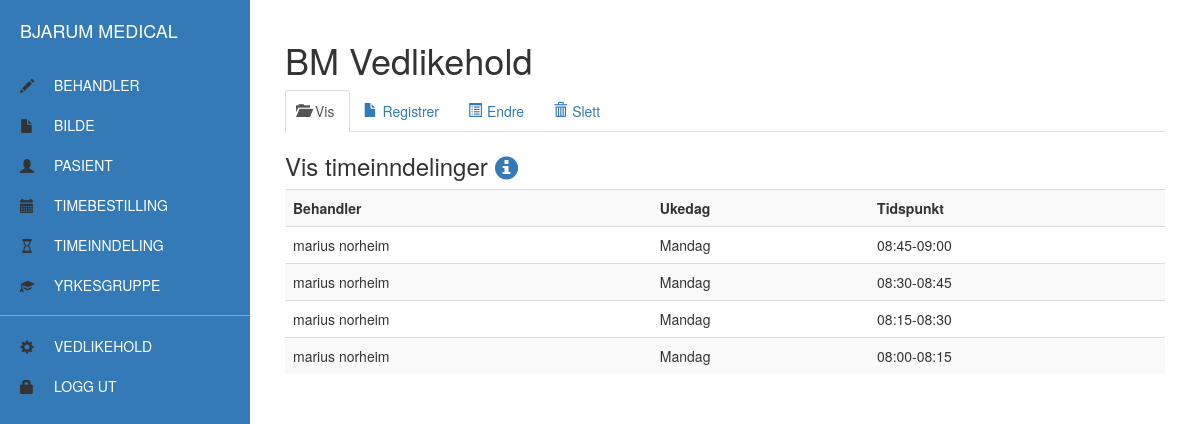
The app's page /vedlikehold/timeinndeling.php (signed in), older data.
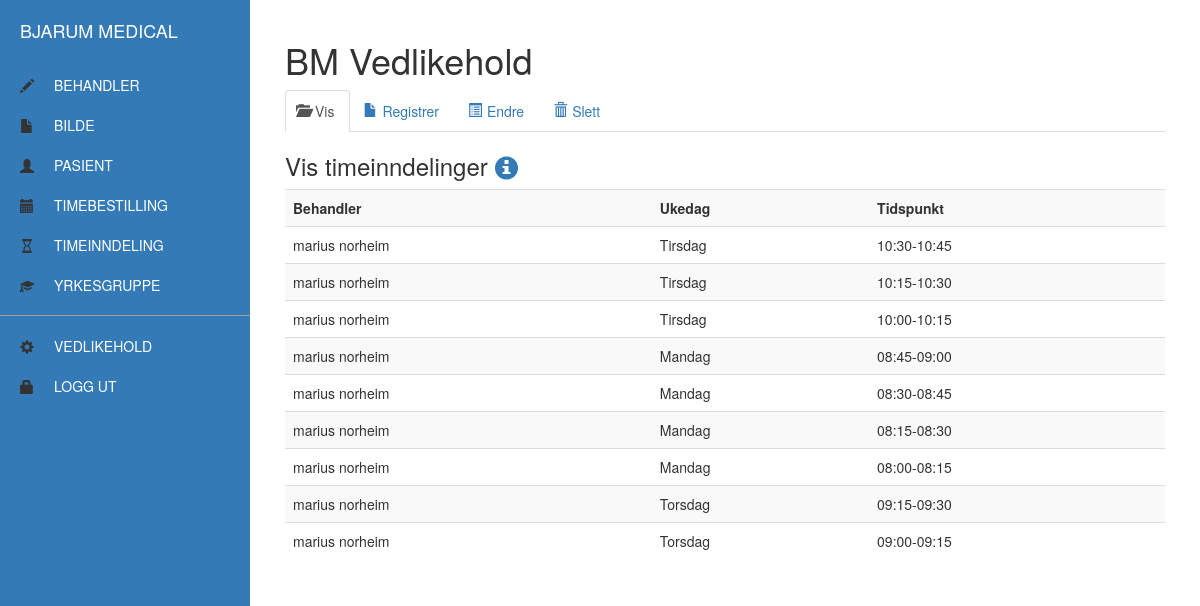
The same page, newer data.
### tables this page shows
CREATE TABLE `timeinndeling` (
  `brukernavn` varchar(20) NOT NULL,
  `ukedag` varchar(10) NOT NULL,
  `tidspunkt` varchar(12) NOT NULL
);

CREATE TABLE `behandler` (
  `brukernavn` varchar(20) NOT NULL,
  `behandlernavn` varchar(50) NOT NULL,
  `yrkesgruppe` varchar(50) DEFAULT NULL,
  `bildenr` int(11) DEFAULT NULL
);

### vedlikehold/libs/timeinndeling.php (the view, shortened to what this page needs)
<?php
function visTimeinndeling() {
  $sql = "SELECT t.ukedag, t.tidspunkt, b.behandlernavn
  FROM timeinndeling AS t
  LEFT JOIN behandler AS b ON t.brukernavn = b.brukernavn
  ORDER BY behandlernavn";
  $result = mysqli_query($conn, $sql);
  if(mysqli_num_rows($result) > 0) {
    while($row = mysqli_fetch_assoc($result)) {
      echo "<tr>\n";
      echo "<td>". htmlspecialchars($row['behandlernavn']) ."</td>\n";
      echo "<td>". htmlspecialchars($row['ukedag']) ."</td>\n";
      echo "<td>". htmlspecialchars($row['tidspunkt']) ."</td>\n";
      echo "</tr>\n";
    }
  } else {
    echo "<tr><td>Ingen timeinndelinger funnet</td></tr>\n";
  }
}
?>

### vedlikehold/timeinndeling.php (shortened to what this page needs)
<!DOCTYPE html>
<html lang="en">
<head>
  <link href="css/bootstrap.css" rel="stylesheet">
  <link href="css/style.css" rel="stylesheet">
  <link rel="stylesheet" href="//cdnjs.cloudflare.com/ajax/libs/timepicker/1.3.5/jquery.timepicker.min.css">
</head>
<body>
<div id="wrapper">
  <div id="sidebar-wrapper">
    <ul class="sidebar-nav">
      <li class="sidebar-brand"><a href="index.php">Bjarum Medical</a></li>
      <li><span class="glyphicon glyphmenuadjust glyphicon-pencil"></span><a href="behandler.php">Behandler</a></li>
      <li><span class="glyphicon glyphmenuadjust glyphicon-file"></span><a href="bilde.php">Bilde</a></li>
      <li><span class="glyphicon glyphmenuadjust glyphicon-user"></span><a href="pasient.php">Pasient</a></li>
      <li><span class="glyphicon glyphmenuadjust glyphicon-calendar"></span><a href="timebestilling.php">Timebestilling</a></li>
      <li><span class="glyphicon glyphmenuadjust glyphicon-hourglass"></span><a href="timeinndeling.php">Timeinndeling</a></li>
      <li><span class="glyphicon glyphmenuadjust glyphicon-education"></span><a href="yrkesgruppe.php">Yrkesgruppe</a></li>
      <hr>
      <li><span class="glyphicon glyphmenuadjust glyphicon-cog"></span><a href="vedlikehold.php">Vedlikehold</a></li>
      <?php
      @$innloggetBruker = $_SESSION["brukernavn"];
      if(!$innloggetBruker){
        echo "<li><span class=\"glyphicon glyphmenuadjust glyphicon-lock\"></span><a href=\"index.php\">Logg inn</a></li>";
      } else {
        echo "<li><span class=\"glyphicon glyphmenuadjust glyphicon-lock\"></span><a href=\"loggut.php\">Logg ut</a></li>";
      }
      ?>
    </ul>
  </div>
  <div id="page-content-wrapper">
    <div class="container-fluid">
      <div class="row">
        <div class="col-lg-12">
          <h1>BM Vedlikehold</h1>
          <?php
          if(!$innloggetBruker){
            echo "<p>Denne siden krever innlogging.</p>";
          } else {
            include("admin/timeinndeling.inc.php");
          }
          ?>
        </div>
      </div>
    </div>
  </div>
</div>
</body>
</html>

### vedlikehold/admin/timeinndeling.inc.php (shortened to what this page needs)
<?php
include("libs/timeinndeling.php");
?>
  <ul class="nav nav-tabs">
    <li class="active"><a data-toggle="tab" href="#vis"><span class="glyphicon glyphminiadjust glyphicon-folder-open"></span>Vis</a></li>
    <li><a data-toggle="tab" href="#registrer"><span class="glyphicon glyphminiadjust glyphicon-file"></span>Registrer</a></li>
    <li><a data-toggle="tab" href="#endre"><span class="glyphicon glyphminiadjust glyphicon-list-alt"></span>Endre</a></li>
    <li><a data-toggle="tab" href="#slett"><span class="glyphicon glyphminiadjust glyphicon-trash"></span>Slett</a></li>
  </ul>
  <div class="tab-content">
    <div id="vis" class="tab-pane fade in active">
      <h3>
        Vis timeinndelinger
        <a data-toggle="tooltip" class="tooltipLink">
          <span class="glyphicon glyphicon-info-sign icon_info" title="Viser eksisterende timeinndelinger i databasen"></span>
        </a>
      </h3>
      <div class="table-responsive">
        <table class="table table-striped">
          <tr>
            <th>Behandler</th>
            <th>Ukedag</th>
            <th>Tidspunkt</th>
          </tr>
          <?php visTimeinndeling(); ?>
        </table>
      </div>
    </div>
  </div>

### vedlikehold/css/style.css (style rules this page uses)
body { overflow-x: hidden; }
#wrapper { padding-left: 250px; -webkit-transition: all 0.5s ease; -moz-transition: all 0.5s ease; -o-transition: all 0.5s ease; transition: all 0.5s ease; }
#sidebar-wrapper { z-index: 1000; position: fixed; left: 250px; width: 250px; height: 100%; margin-left: -250px; overflow-y: auto; background: #337ab7; -webkit-transition: all 0.5s ease; -moz-transition: all 0.5s ease; -o-transition: all 0.5s ease; transition: all 0.5s ease; }
#page-content-wrapper { width: 100%; position: absolute; padding: 15px; margin-right: -250px; }
.sidebar-nav { position: absolute; top: 0; width: 250px; margin: 0; padding: 0; list-style: none; }
.sidebar-nav li { text-indent: 20px; line-height: 40px; }
.sidebar-nav li a { display: block; text-transform: uppercase; color: #fff; }
.sidebar-nav > .sidebar-brand { height: 65px; font-size: 18px; line-height: 60px; }
.sidebar-nav > .sidebar-brand a { color: #000; }
hr { border-color: #a0a0a0; margin-bottom: 10px; margin-top: 10px; }
.glyphicon { top: 4px; }
.glyphmenuadjust { top: 14px; float: left; }
.glyphminiadjust { top: 2px; left: -5px; float: left; }
@media (min-width:768px) { #wrapper { padding-left: 250px; } }
@media (min-width:768px) { #sidebar-wrapper { width: 250px; } }
@media (min-width:768px) { #page-content-wrapper { padding: 20px; margin-right: 0; position: relative; } }

Row changes from the older to the newer data that the page shows:
added timeinndeling: brukernavn.behandlernavn "marius norheim", ukedag "Tirsdag", tidspunkt "10:30-10:45"
added timeinndeling: brukernavn.behandlernavn "marius norheim", ukedag "Tirsdag", tidspunkt "10:15-10:30"
added timeinndeling: brukernavn.behandlernavn "marius norheim", ukedag "Tirsdag", tidspunkt "10:00-10:15"
added timeinndeling: brukernavn.behandlernavn "marius norheim", ukedag "Torsdag", tidspunkt "09:15-09:30"
added timeinndeling: brukernavn.behandlernavn "marius norheim", ukedag "Torsdag", tidspunkt "09:00-09:15"
